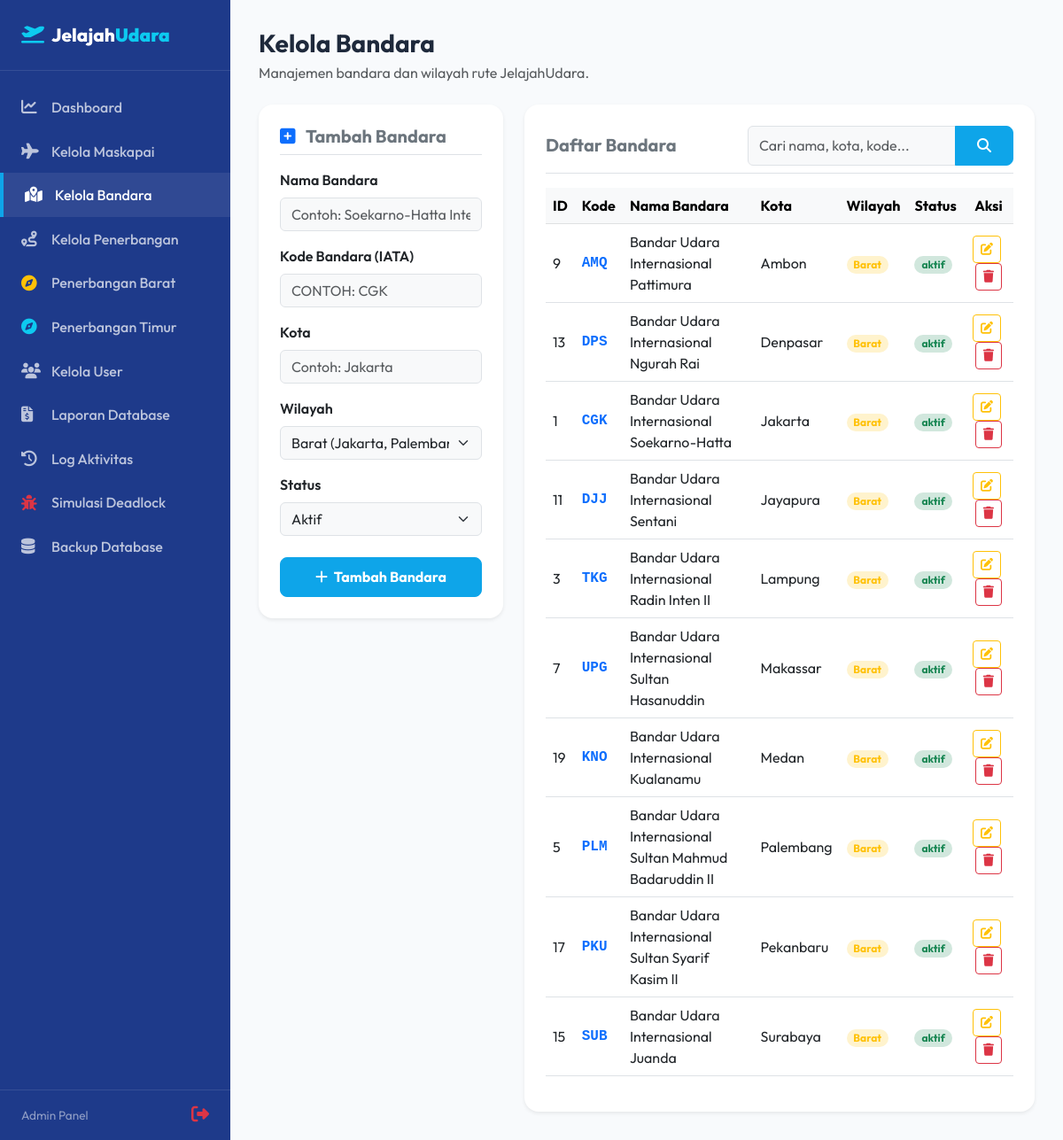
The app's page /admin/bandara/index.php (signed in) with its own data.
### tables this page shows
CREATE TABLE `bandara` (
  `id_bandara` int unsigned NOT NULL AUTO_INCREMENT,
  `nama_bandara` varchar(150) NOT NULL,
  `kota` varchar(100) NOT NULL,
  `kode_bandara` char(3) NOT NULL,
  `created_at` datetime NOT NULL DEFAULT CURRENT_TIMESTAMP,
  `wilayah` enum('Barat','Timur') NOT NULL DEFAULT 'Barat',
  `status` enum('aktif','nonaktif') NOT NULL DEFAULT 'aktif',
  PRIMARY KEY (`id_bandara`),
  UNIQUE KEY `uq_kode_bandara` (`kode_bandara`),
  KEY `idx_kota` (`kota`)
);

### admin/bandara/index.php (the view, shortened to what this page needs)
<?php
require_once '../../includes/header.php';
$database = new Database();
$db = $database->getConnection();
$edit_data = null;
$search = isset($_GET['search']) ? filter_input(INPUT_GET, 'search', FILTER_SANITIZE_SPECIAL_CHARS) : '';
$airports = [];
try {
    if (!empty($search)) {
        $query = "SELECT * FROM bandara
                  WHERE nama_bandara LIKE :search
                     OR kode_bandara LIKE :search
                     OR kota LIKE :search
                     OR wilayah LIKE :search
                  ORDER BY kota ASC";
        $stmt = $db->prepare($query);
        $search_param = "%" . $search . "%";
        $stmt->bindParam(':search', $search_param);
    } else {
        $query = "SELECT * FROM bandara ORDER BY kota ASC";
        $stmt = $db->prepare($query);
    }
    $stmt->execute();
    $airports = $stmt->fetchAll(PDO::FETCH_ASSOC);
} catch (PDOException $e) {}
?>
<div class="admin-wrapper">
    <?php require_once '../../includes/sidebar.php'; ?>
    <main class="admin-content">
        <div class="d-flex justify-content-between align-items-center mb-4">
            <div>
                <h3 class="fw-bold mb-1">Kelola Bandara</h3>
                <p class="text-muted mb-0">Manajemen bandara dan wilayah rute JelajahUdara.</p>
            </div>
        </div>
        <div class="row g-4">
            <div class="col-lg-4">
                <div class="card border-0 shadow-sm rounded-4 p-4 bg-white">
                    <h5 class="fw-bold text-secondary mb-3 pb-2 border-bottom">
                        <?= $edit_data ? '<i class="fa-solid fa-pen-to-square text-warning me-2"></i> Edit Bandara' : '<i class="fa-solid fa-square-plus text-primary me-2"></i> Tambah Bandara' ?>
                    </h5>
                    <form action="index.php" method="POST">
                        <div class="mb-3">
                            <label for="nama_bandara" class="form-label fw-semibold">Nama Bandara</label>
                            <input type="text" class="form-control bg-light" id="nama_bandara" name="nama_bandara" value="<?= htmlspecialchars($edit_data['nama_bandara'] ?? '') ?>" placeholder="Contoh: Soekarno-Hatta International" required>
                        </div>
                        <div class="mb-3">
                            <label for="kode_bandara" class="form-label fw-semibold">Kode Bandara (IATA)</label>
                            <input type="text" class="form-control bg-light text-uppercase" id="kode_bandara" name="kode_bandara" value="<?= htmlspecialchars($edit_data['kode_bandara'] ?? '') ?>" placeholder="Contoh: CGK" maxlength="5" required>
                        </div>
                        <div class="mb-3">
                            <label for="kota" class="form-label fw-semibold">Kota</label>
                            <input type="text" class="form-control bg-light" id="kota" name="kota" value="<?= htmlspecialchars($edit_data['kota'] ?? '') ?>" placeholder="Contoh: Jakarta" required>
                        </div>
                        <div class="mb-3">
                            <label for="wilayah" class="form-label fw-semibold">Wilayah</label>
                            <select class="form-select bg-light" id="wilayah" name="wilayah" required>
                                <option value="Barat" <?= (isset($edit_data['wilayah']) && $edit_data['wilayah'] === 'Barat') ? 'selected' : '' ?>>Barat (Jakarta, Palembang, Lampung, dsb)</option>
                            </select>
                        </div>
                        <div class="mb-4">
                            <label for="status" class="form-label fw-semibold">Status</label>
                            <select class="form-select bg-light" id="status" name="status" required>
                                <option value="aktif" <?= (isset($edit_data['status']) && $edit_data['status'] === 'aktif') ? 'selected' : '' ?>>Aktif</option>
                            </select>
                        </div>
                        <button type="submit" name="<?= $edit_data ? 'edit_bandara' : 'add_bandara' ?>" class="btn <?= $edit_data ? 'btn-warning' : 'btn-primary' ?> w-100 fw-bold">
                            <?= $edit_data ? '<i class="fa-solid fa-floppy-disk me-1"></i> Simpan Perubahan' : '<i class="fa-solid fa-plus me-1"></i> Tambah Bandara' ?>
                        </button>
                    </form>
                </div>
            </div>
            <div class="col-lg-8">
                <div class="card border-0 shadow-sm rounded-4 p-4 bg-white">
                    <div class="d-flex flex-column flex-md-row justify-content-between align-items-md-center gap-3 mb-3 border-bottom pb-2">
                        <h5 class="fw-bold text-secondary mb-0">Daftar Bandara</h5>
                        <form action="" method="GET" class="d-flex" style="max-width: 300px;">
                            <div class="input-group">
                                <input type="text" name="search" class="form-control bg-light" placeholder="Cari nama, kota, kode..." value="<?= htmlspecialchars($search) ?>">
                                <button class="btn btn-primary" type="submit"><i class="fa-solid fa-magnifying-glass"></i></button>
                            </div>
                        </form>
                    </div>
                    <div class="table-responsive">
                        <table class="table table-hover align-middle">
                            <thead class="table-light">
                                <tr>
                                    <th>ID</th>
                                    <th>Kode</th>
                                    <th>Nama Bandara</th>
                                    <th>Kota</th>
                                    <th>Wilayah</th>
                                    <th>Status</th>
                                    <th class="text-center">Aksi</th>
                                </tr>
                            </thead>
                            <tbody>
                                <?php if (!empty($airports)): ?>
                                    <?php foreach ($airports as $ap): ?>
                                        <tr>
                                            <td><?= $ap['id_bandara'] ?></td>
                                            <td class="font-monospace fw-bold text-primary"><?= htmlspecialchars($ap['kode_bandara']) ?></td>
                                            <td><?= htmlspecialchars($ap['nama_bandara']) ?></td>
                                            <td><?= htmlspecialchars($ap['kota']) ?></td>
                                            <td>
                                                <span class="badge <?= $ap['wilayah'] === 'Barat' ? 'bg-warning-subtle text-warning' : 'bg-info-subtle text-info' ?> px-2.5 py-1 rounded-pill">
                                                    <?= htmlspecialchars($ap['wilayah']) ?>
                                                </span>
                                            </td>
                                            <td>
                                                <span class="badge <?= $ap['status'] === 'aktif' ? 'bg-success-subtle text-success' : 'bg-danger-subtle text-danger' ?> px-2 py-1 rounded-pill">
                                                    <?= htmlspecialchars($ap['status']) ?>
                                                </span>
                                            </td>
                                            <td class="text-center">
                                                <a href="index.php?action=edit&id=<?= $ap['id_bandara'] ?>" class="btn btn-outline-warning btn-sm me-1" title="Edit">
                                                    <i class="fa-solid fa-pen-to-square"></i>
                                                </a>
                                                <a href="index.php?action=delete&id=<?= $ap['id_bandara'] ?>" class="btn btn-outline-danger btn-sm" onclick="return confirm('Apakah Anda yakin ingin menghapus bandara ini?');" title="Hapus">
                                                    <i class="fa-solid fa-trash"></i>
                                                </a>
                                            </td>
                                        </tr>
                                    <?php endforeach; ?>
                                <?php else: ?>
                                    <tr>
                                        <td colspan="7" class="text-center py-4 text-muted">Bandara tidak ditemukan.</td>
                                    </tr>
                                <?php endif; ?>
                            </tbody>
                        </table>
                    </div>
                </div>
            </div>
        </div>
    </main>
</div>
<?php
require_once '../../includes/footer.php';
?>

### includes/header.php (shortened to what this page needs)
<!DOCTYPE html>
<html lang="id">
<head>
    <link href="https://cdn.jsdelivr.net/npm/bootstrap@5.3.0/dist/css/bootstrap.min.css" rel="stylesheet">
    <link href="https://cdnjs.cloudflare.com/ajax/libs/font-awesome/6.4.0/css/all.min.css" rel="stylesheet">
    <link href="<?= BASE_URL ?>assets/css/style.css" rel="stylesheet">
</head>
<body>

### includes/sidebar.php (shortened to what this page needs)
<?php
$current_page = basename($_SERVER['SCRIPT_NAME']);
$current_dir = basename(dirname($_SERVER['SCRIPT_NAME']));
?>
<aside class="sidebar no-print">
    <div class="sidebar-brand d-flex align-items-center justify-content-between">
        <a href="<?= BASE_URL ?>" class="text-white text-decoration-none d-flex align-items-center">
            <i class="fa-solid fa-plane-departure text-info me-2"></i>
            <span>Jelajah<strong class="text-info">Udara</strong></span>
        </a>
    </div>
    <ul class="sidebar-menu">
        <li class="sidebar-item <?= ($current_page == 'dashboard.php' && $current_dir == 'admin') ? 'active' : '' ?>">
            <a href="<?= BASE_URL ?>admin/dashboard.php">
                <i class="fa-solid fa-chart-line"></i>
                <span>Dashboard</span>
            </a>
        </li>
        <li class="sidebar-item <?= ($current_dir == 'maskapai') ? 'active' : '' ?>">
            <a href="<?= BASE_URL ?>admin/maskapai/index.php">
                <i class="fa-solid fa-plane"></i>
                <span>Kelola Maskapai</span>
            </a>
        </li>
        <li class="sidebar-item <?= ($current_dir == 'bandara') ? 'active' : '' ?>">
            <a href="<?= BASE_URL ?>admin/bandara/index.php">
                <i class="fa-solid fa-map-location-dot"></i>
                <span>Kelola Bandara</span>
            </a>
        </li>
        <li class="sidebar-item <?= ($current_dir == 'penerbangan' && $current_page == 'index.php') ? 'active' : '' ?>">
            <a href="<?= BASE_URL ?>admin/penerbangan/index.php">
                <i class="fa-solid fa-route"></i>
                <span>Kelola Penerbangan</span>
            </a>
        </li>
        <li class="sidebar-item <?= ($current_dir == 'penerbangan' && $current_page == 'barat.php') ? 'active' : '' ?>">
            <a href="<?= BASE_URL ?>admin/penerbangan/barat.php">
                <i class="fa-solid fa-compass text-warning"></i>
                <span>Penerbangan Barat</span>
            </a>
        </li>
        <li class="sidebar-item <?= ($current_dir == 'penerbangan' && $current_page == 'timur.php') ? 'active' : '' ?>">
            <a href="<?= BASE_URL ?>admin/penerbangan/timur.php">
                <i class="fa-solid fa-compass text-info"></i>
                <span>Penerbangan Timur</span>
            </a>
        </li>
        <li class="sidebar-item <?= ($current_dir == 'user') ? 'active' : '' ?>">
            <a href="<?= BASE_URL ?>admin/user/index.php">
                <i class="fa-solid fa-users"></i>
                <span>Kelola User</span>
            </a>
        </li>
        <li class="sidebar-item <?= ($current_dir == 'laporan') ? 'active' : '' ?>">
            <a href="<?= BASE_URL ?>admin/laporan/index.php">
                <i class="fa-solid fa-file-invoice-dollar"></i>
                <span>Laporan Database</span>
            </a>
        </li>
        <li class="sidebar-item <?= ($current_page == 'log_aktivitas.php') ? 'active' : '' ?>">
            <a href="<?= BASE_URL ?>admin/log_aktivitas.php">
                <i class="fa-solid fa-clock-rotate-left"></i>
                <span>Log Aktivitas</span>
            </a>
        </li>
        <li class="sidebar-item <?= ($current_page == 'simulasi_deadlock.php') ? 'active' : '' ?>">
            <a href="<?= BASE_URL ?>admin/simulasi_deadlock.php">
                <i class="fa-solid fa-bug text-danger"></i>
                <span>Simulasi Deadlock</span>
            </a>
        </li>
        <li class="sidebar-item <?= ($current_dir == 'backup') ? 'active' : '' ?>">
            <a href="<?= BASE_URL ?>admin/backup/index.php">
                <i class="fa-solid fa-database"></i>
                <span>Backup Database</span>
            </a>
        </li>
    </ul>
    <div class="sidebar-footer">
        <div class="d-flex align-items-center justify-content-between">
            <span class="text-white-50" style="font-size: 0.85rem;">Admin Panel</span>
            <a href="<?= BASE_URL ?>auth/logout.php" class="text-danger" title="Logout">
                <i class="fa-solid fa-right-from-bracket fs-5"></i>
            </a>
        </div>
    </div>
</aside>

### includes/footer.php (shortened to what this page needs)
</body>
</html>

### assets/css/style.css (style rules this page uses)
:root { --primary-color: #0EA5E9; --primary-hover: #0284C7; --secondary-color: #1E3A8A; --secondary-hover: #172554; --success-color: #22C55E; --warning-color: #F59E0B; --danger-color: #EF4444; --bg-color: #F8FAFC; --card-shadow: 0 10px 30px -5px rgba(0, 0, 0, 0.05), 0 4px 6px -2px rgba(0, 0, 0, 0.02); --hover-shadow: 0 20px 40px -5px rgba(14, 165, 233, 0.15), 0 8px 16px -4px rgba(14, 165, 233, 0.05); }
body { font-family: 'Outfit', sans-serif; background-color: var(--bg-color); color: #1E293B; min-height: 100vh; display: flex; flex-direction: column; }
main { flex: 1; }
.btn-primary { background-color: var(--primary-color); border-color: var(--primary-color); padding: 0.6rem 1.5rem; font-weight: 500; border-radius: 8px; transition: all 0.3s ease; }
.admin-wrapper { display: flex; min-height: 100vh; }
.sidebar { width: 260px; background-color: var(--secondary-color); color: white; transition: all 0.3s ease; display: flex; flex-direction: column; z-index: 100; }
.sidebar-brand { padding: 1.5rem; font-size: 1.3rem; font-weight: 800; border-bottom: 1px solid rgba(255, 255, 255, 0.1); }
.sidebar-menu { list-style: none; padding: 1rem 0; margin: 0; flex: 1; }
.sidebar-item a { display: flex; align-items: center; padding: 0.8rem 1.5rem; color: rgba(255, 255, 255, 0.7); text-decoration: none; transition: all 0.2s ease; font-weight: 500; }
.sidebar-item a i { width: 24px; font-size: 1.1rem; margin-right: 10px; }
.sidebar-item a:hover, .sidebar-item.active a { color: white; background-color: rgba(255, 255, 255, 0.08); border-left: 4px solid var(--primary-color); }
.sidebar-footer { padding: 1rem 1.5rem; border-top: 1px solid rgba(255, 255, 255, 0.1); }
.admin-content { flex: 1; background-color: var(--bg-color); padding: 2rem; overflow-x: hidden; }

### records on screen
bandara: id_bandara "9", kode_bandara "AMQ", nama_bandara "Bandar Udara Internasional Pattimura", kota "Ambon", wilayah "Barat", status "aktif"
bandara: id_bandara "13", kode_bandara "DPS", nama_bandara "Bandar Udara Internasional Ngurah Rai", kota "Denpasar", wilayah "Barat", status "aktif"
bandara: id_bandara "1", kode_bandara "CGK", nama_bandara "Bandar Udara Internasional Soekarno-Hatta", kota "Jakarta", wilayah "Barat", status "aktif"
bandara: id_bandara "11", kode_bandara "DJJ", nama_bandara "Bandar Udara Internasional Sentani", kota "Jayapura", wilayah "Barat", status "aktif"
bandara: id_bandara "3", kode_bandara "TKG", nama_bandara "Bandar Udara Internasional Radin Inten II", kota "Lampung", wilayah "Barat", status "aktif"
bandara: id_bandara "7", kode_bandara "UPG", nama_bandara "Bandar Udara Internasional Sultan Hasanuddin", kota "Makassar", wilayah "Barat", status "aktif"
bandara: id_bandara "19", kode_bandara "KNO", nama_bandara "Bandar Udara Internasional Kualanamu", kota "Medan", wilayah "Barat", status "aktif"
bandara: id_bandara "5", kode_bandara "PLM", nama_bandara "Bandar Udara Internasional Sultan Mahmud Badaruddin II", kota "Palembang", wilayah "Barat", status "aktif"
bandara: id_bandara "17", kode_bandara "PKU", nama_bandara "Bandar Udara Internasional Sultan Syarif Kasim II", kota "Pekanbaru", wilayah "Barat", status "aktif"
bandara: id_bandara "15", kode_bandara "SUB", nama_bandara "Bandar Udara Internasional Juanda", kota "Surabaya", wilayah "Barat", status "aktif"
